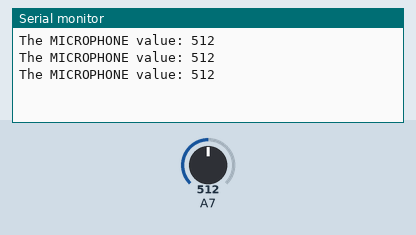
Recording of a sketch running on a simulated Arduino Mega 2560, built with avr-gcc and run on an emulated ATmega2560. Shown: the last lines printed to the serial monitor. The test bench sets the inputs (shaded band); at power-on: A7 = 512.

Above: at 1.3 s.
1.4 s: A7 set to 716
At 1.9 s:
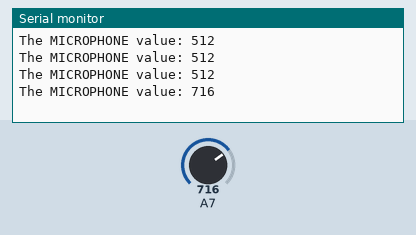
2.9 s: A7 set to 900
At 3.4 s:
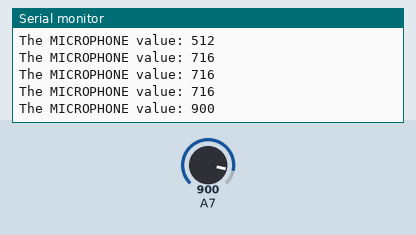
Timing chart, 0 to 5.9 s (numbered marks = the images above; inputs shaded):
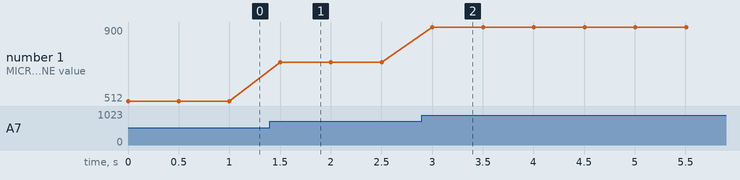

The sketch:

Sound_test.ino
```cpp
#define AO_PIN_sound 39 //assigning the sound sensor variable to the input of GPIO39

void setup() {
Serial.begin(9600);//starting the serial monitor

}

void loop() {
//creating an integer variable to hold sound reading
int SoundValue = analogRead(AO_PIN_sound);

//PRINTING SOUND LEVELS TO SERIAL MONITOR
  Serial.print("The MICROPHONE value: ");
  Serial.println(SoundValue);
delay(500);
}
```

Measured:
- after the input at 1.4 s, the serial monitor: prints a new line after 0.10 s (image 1)
- after the input at 2.9 s, the serial monitor: prints a new line after 0.10 s (image 2)
- plotted number 1: 512 → 716 after the input at 1.4 s, 716 → 900 after the input at 2.9 s
